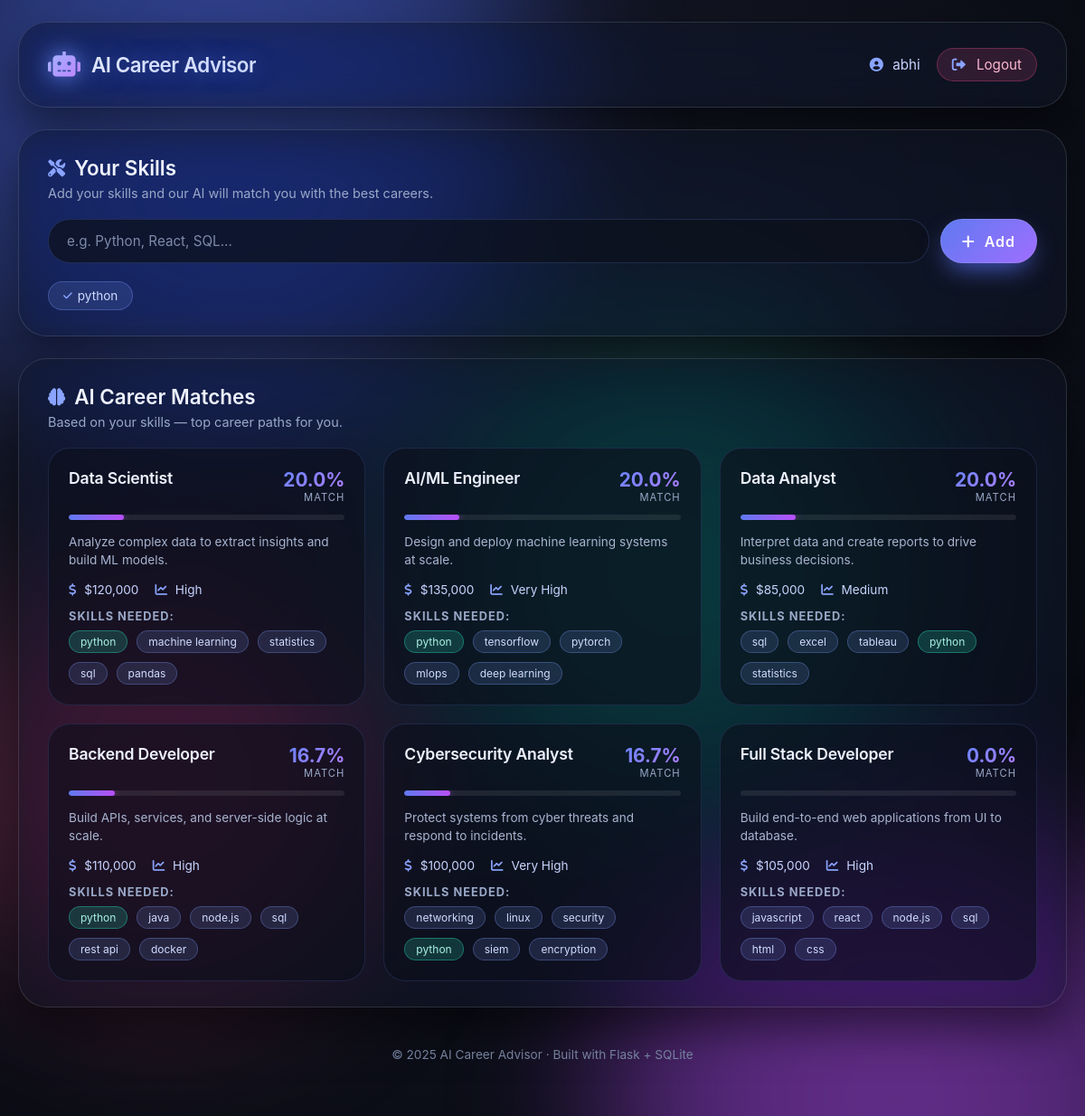
The app's page /dashboard (signed in) with its own data.
### tables this page shows
CREATE TABLE skills (
            id INTEGER PRIMARY KEY AUTOINCREMENT,
            user_id INTEGER NOT NULL,
            skill_name TEXT NOT NULL,
            proficiency INTEGER DEFAULT 1,
            FOREIGN KEY (user_id) REFERENCES users (id)
        );

CREATE TABLE careers (
            id INTEGER PRIMARY KEY AUTOINCREMENT,
            title TEXT NOT NULL,
            description TEXT,
            required_skills TEXT,
            avg_salary TEXT,
            growth_rate TEXT
        );

### app.py (the view)
@app.route('/dashboard')
@login_required
def dashboard():
    db = get_db()
    user_id = session['user_id']
    user_skills_rows = db.execute(
        'SELECT skill_name FROM skills WHERE user_id = ?', (user_id,)
    ).fetchall()
    user_skills = [row['skill_name'] for row in user_skills_rows]
    user_skills_lower = {s.lower().strip() for s in user_skills}
    matches = match_careers(user_skills)
    return render_template(
        'dashboard.html',
        username=session.get('username'),
        user_skills=user_skills,
        user_skills_lower=user_skills_lower,
        matches=matches
    )

### app.py (called while the page is built)
def get_db():
    if 'db' not in g:
        os.makedirs(os.path.dirname(DATABASE), exist_ok=True)
        g.db = sqlite3.connect(DATABASE)
        g.db.row_factory = sqlite3.Row
    return g.db

def login_required(f):
    @wraps(f)
    def decorated(*args, **kwargs):
        if 'user_id' not in session:
            flash('Please log in to access this page.', 'warning')
            return redirect(url_for('login'))
        return f(*args, **kwargs)
    return decorated

def normalize_skill(skill):
    return re.sub(r'[^a-z0-9 ]', '', skill.lower().strip())

### templates/dashboard.html (shortened to what this page needs)
<!DOCTYPE html>
<html lang="en">
<head>
    <link rel="stylesheet" href="{{ url_for('static', filename='style.css') }}">
    <link rel="stylesheet" href="https://cdnjs.cloudflare.com/ajax/libs/font-awesome/6.0.0-beta3/css/all.min.css">
</head>
<body>
    <div class="background">
        <div class="orb orb-1"></div>
        <div class="orb orb-2"></div>
        <div class="orb orb-3"></div>
        <div class="orb orb-4"></div>
    </div>
    <div class="particle-field" id="particleField"></div>
    <div class="dashboard-wrapper">
        <header class="dash-header glass-panel">
            <div class="logo">
                <i class="fas fa-robot"></i>
                <h1>AI Career Advisor</h1>
            </div>
            <div class="user-info">
                <span><i class="fas fa-user-circle"></i> {{ username }}</span>
                <a href="{{ url_for('logout') }}" class="logout-btn">
                    <i class="fas fa-sign-out-alt"></i> Logout
                </a>
            </div>
        </header>
        <section class="glass-panel skills-section">
            <h2><i class="fas fa-tools"></i> Your Skills</h2>
            <p class="subtitle">Add your skills and our AI will match you with the best careers.</p>
            <form id="skillForm" class="skill-form" onsubmit="event.preventDefault(); addSkill();">
                <input type="text" id="skillInput" placeholder="e.g. Python, React, SQL..." autocomplete="off">
                <button type="submit" class="btn-primary btn-small">
                    <i class="fas fa-plus"></i> Add
                </button>
            </form>
            <div class="skill-tags" id="skillTags">
                {% for skill in user_skills %}
                    <span class="skill-tag"><i class="fas fa-check"></i> {{ skill }}</span>
                {% endfor %}
            </div>
        </section>
        <section class="glass-panel matches-section">
            <h2><i class="fas fa-brain"></i> AI Career Matches</h2>
            <p class="subtitle">Based on your skills — top career paths for you.</p>
            <div class="matches-grid" id="matchesGrid">
                {% if matches %}
                    {% for m in matches %}
                        <div class="match-card">
                            <div class="match-header">
                                <h3>{{ m['title'] }}</h3>
                                <div class="match-score">
                                    <span class="score-value">{{ m['match_score'] }}%</span>
                                    <span class="score-label">match</span>
                                </div>
                            </div>
                            <div class="progress-bar">
                                <div class="progress-fill" style="width: {{ m['match_score'] }}%;"></div>
                            </div>
                            <p class="match-desc">{{ m['description'] }}</p>
                            <div class="match-meta">
                                <span><i class="fas fa-dollar-sign"></i> {{ m['avg_salary'] }}</span>
                                <span><i class="fas fa-chart-line"></i> {{ m['growth_rate'] }}</span>
                            </div>
                            <div class="match-skills">
                                <strong>Skills needed:</strong>
                                <div class="skill-tags small">
                                    {% for s in m['required_skills'].split(',') %}
                                        <span class="skill-tag {% if s.strip().lower() in user_skills_lower %}matched{% endif %}">
                                            {{ s.strip() }}
                                        </span>
                                    {% endfor %}
                                </div>
                            </div>
                        </div>
                    {% endfor %}
                {% else %}
                    <div class="empty-state">
                        <i class="fas fa-lightbulb"></i>
                        <p>Add some skills above to see your AI-powered career matches!</p>
                    </div>
                {% endif %}
            </div>
        </section>
        <footer class="dash-footer">
            <p>© 2025 AI Career Advisor · Built with Flask + SQLite</p>
        </footer>
    </div>
</body>
</html>

### records on screen
skills: skill_name "python"
careers: title "Data Scientist", match_score "20.0", description "Analyze complex data to extract insights and build ML models.", avg_salary "$120,000", growth_rate "High", strip "python" "machine learning" "statistics" "sql" "pandas"
careers: title "AI/ML Engineer", match_score "20.0", description "Design and deploy machine learning systems at scale.", avg_salary "$135,000", growth_rate "Very High", strip "python" "tensorflow" "pytorch" "mlops" "deep learning"
careers: title "Data Analyst", match_score "20.0", description "Interpret data and create reports to drive business decisions.", avg_salary "$85,000", growth_rate "Medium", strip "sql" "excel" "tableau" "python" "statistics"
careers: title "Backend Developer", match_score "16.7", description "Build APIs, services, and server-side logic at scale.", avg_salary "$110,000", growth_rate "High", strip "python" "java" "node.js" "sql" "rest api" "docker"
careers: title "Cybersecurity Analyst", match_score "16.7", description "Protect systems from cyber threats and respond to incidents.", avg_salary "$100,000", growth_rate "Very High", strip "networking" "linux" "security" "python" "siem" "encryption"
careers: title "Full Stack Developer", match_score "0.0", description "Build end-to-end web applications from UI to database.", avg_salary "$105,000", growth_rate "High", strip "javascript" "react" "node.js" "sql" "html" "css"

### other values on screen
{{ username }} "abhi"
